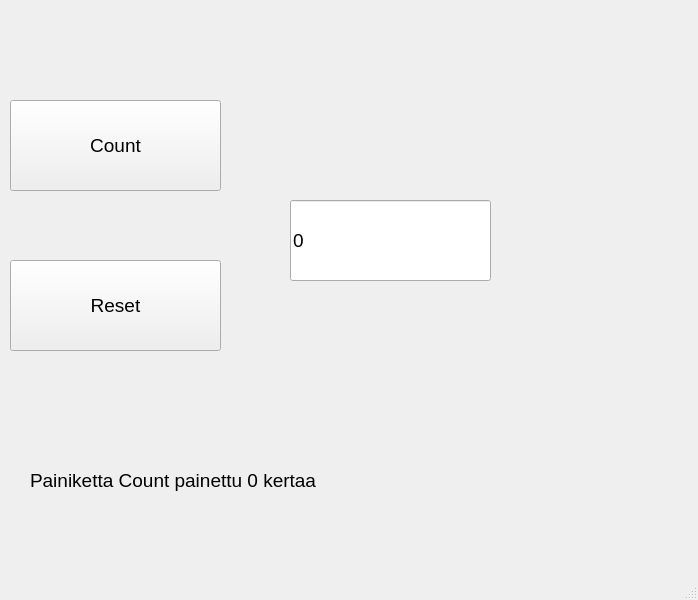
<?xml version="1.0" encoding="UTF-8"?>
<ui version="4.0">
 <class>MainWindow</class>
 <widget class="QMainWindow" name="MainWindow">
  <property name="geometry">
   <rect>
    <x>0</x>
    <y>0</y>
    <width>698</width>
    <height>600</height>
   </rect>
  </property>
  <property name="windowTitle">
   <string>MainWindow</string>
  </property>
  <widget class="QWidget" name="centralwidget">
   <widget class="QPushButton" name="btnCount">
    <property name="geometry">
     <rect>
      <x>10</x>
      <y>100</y>
      <width>211</width>
      <height>91</height>
     </rect>
    </property>
    <property name="font">
     <font>
      <pointsize>14</pointsize>
     </font>
    </property>
    <property name="text">
     <string>Count</string>
    </property>
   </widget>
   <widget class="QPushButton" name="btnReset">
    <property name="geometry">
     <rect>
      <x>10</x>
      <y>260</y>
      <width>211</width>
      <height>91</height>
     </rect>
    </property>
    <property name="font">
     <font>
      <pointsize>14</pointsize>
     </font>
    </property>
    <property name="text">
     <string>Reset</string>
    </property>
   </widget>
   <widget class="QLineEdit" name="txtResult">
    <property name="geometry">
     <rect>
      <x>290</x>
      <y>200</y>
      <width>201</width>
      <height>81</height>
     </rect>
    </property>
    <property name="font">
     <font>
      <pointsize>14</pointsize>
     </font>
    </property>
    <property name="text">
     <string>0</string>
    </property>
   </widget>
   <widget class="QLabel" name="labelInfo">
    <property name="geometry">
     <rect>
      <x>30</x>
      <y>450</y>
      <width>541</width>
      <height>61</height>
     </rect>
    </property>
    <property name="font">
     <font>
      <pointsize>14</pointsize>
     </font>
    </property>
    <property name="text">
     <string>Painiketta Count painettu 0 kertaa</string>
    </property>
   </widget>
  </widget>
  <widget class="QMenuBar" name="menubar">
   <property name="geometry">
    <rect>
     <x>0</x>
     <y>0</y>
     <width>698</width>
     <height>25</height>
    </rect>
   </property>
  </widget>
  <widget class="QStatusBar" name="statusbar"/>
 </widget>
 <resources/>
 <connections/>
</ui>
